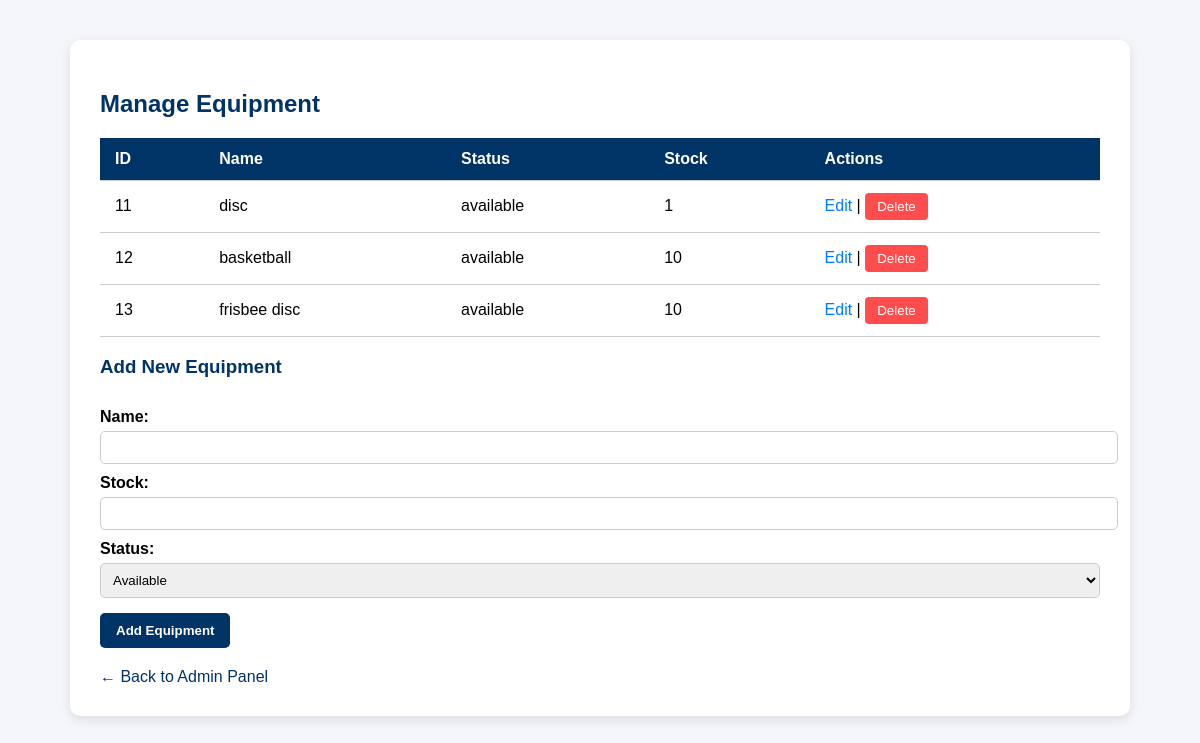
The app's page /manage_equipment.php (signed in), older data.
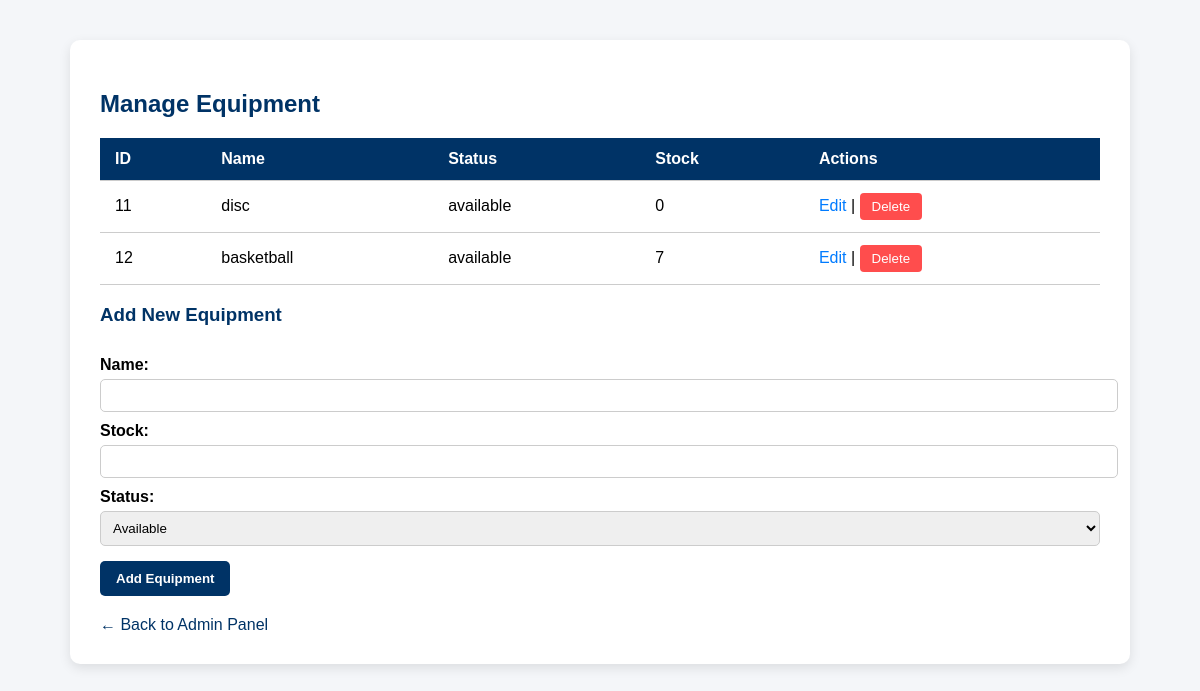
The same page, newer data.
### tables this page shows
CREATE TABLE `equipment` (
  `equipment_id` int(11) NOT NULL,
  `name` varchar(100) NOT NULL,
  `quantity` int(11) NOT NULL,
  `status` enum('available','borrowed','maintenance') DEFAULT 'available',
  `stock` int(11) NOT NULL DEFAULT 0
);

### manage_equipment.php (the view, shortened to what this page needs)
<?php
include 'db_connect.php';
$equipment_query = "SELECT equipment_id, name, status, stock FROM equipment";
$equipment_result = $conn->query($equipment_query);
?>
<!DOCTYPE html>
<html>
<head>
</head>
<body>
<div class="container">
    <h2>Manage Equipment</h2>
    <table>
        <tr>
            <th>ID</th>
            <th>Name</th>
            <th>Status</th>
            <th>Stock</th>
            <th>Actions</th>
        </tr>
        <?php while ($row = $equipment_result->fetch_assoc()) { ?>
            <tr>
                <td><?php echo $row['equipment_id']; ?></td>
                <td><?php echo $row['name']; ?></td>
                <td><?php echo $row['status']; ?></td>
                <td><?php echo $row['stock']; ?></td>
                <td>
                    <a href="edit_equipment.php?id=<?php echo $row['equipment_id']; ?>">Edit</a> |
                    <a href="manage_equipment.php?delete_id=<?php echo $row['equipment_id']; ?>" onclick="return confirm('Are you sure?')">
                        <button class="btn-delete">Delete</button>
                    </a>
                </td>
            </tr>
        <?php } ?>
    </table>
    <h3>Add New Equipment</h3>
    <form method="POST" action="add_equipment.php">
        <label>Name:</label>
        <input type="text" name="name" required>
        <label>Stock:</label>
        <input type="number" name="stock" required>
        <label>Status:</label>
        <select name="status">
            <option value="Available">Available</option>
        </select>
        <button type="submit">Add Equipment</button>
    </form>
    <a class="back-link" href="admin_panel.php">← Back to Admin Panel</a>
</div>
</body>
</html>

Row changes from the older to the newer data that the page shows:
removed equipment: equipment_id "13", name "frisbee disc", status "available", stock "10"
changed equipment "disc": stock "1" → "0"
changed equipment "basketball": stock "10" → "7"
